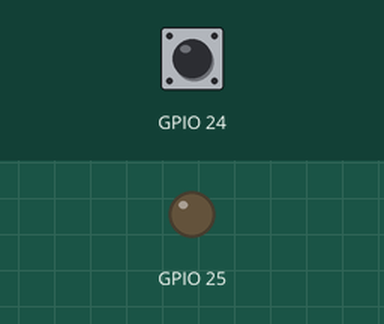
This program was run on a simulated Raspberry Pi (BCM pin numbers). Shown: output pins drawn as LEDs (lit = HIGH). The test bench sets the inputs (shaded band); at power-on: GPIO 24 LOW.

Above: at 1.2 s.
1.3 s: GPIO 24 pulled HIGH for 0.15 s
At 1.37 s:
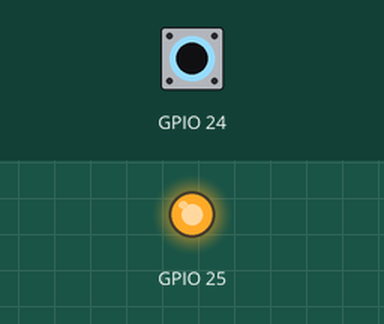
2.9 s: GPIO 24 pulled HIGH for 3.2 s
At 7.2 s:
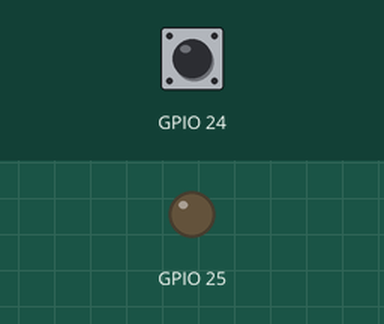
Timing chart, 0 to 8.7 s (numbered marks = the images above; inputs shaded):
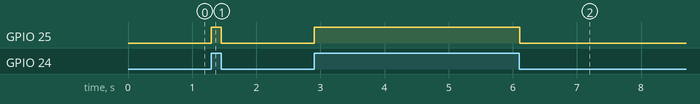

Measured:
- after the input at 1.3 s, GPIO 25: LOW → HIGH at once, → LOW 0.15 s later
- after the input at 2.9 s, GPIO 25: LOW → HIGH at once, → LOW 3.2 s later

The program:

pulldown.py
```python
import RPi.GPIO as GPIO
from time import sleep

GPIO.setmode(GPIO.BCM)
GPIO.setup(25, GPIO.OUT)
GPIO.setup(24, GPIO.IN, pull_up_down=GPIO.PUD_DOWN)

try:
    while True:
        if GPIO.input(24) == GPIO.HIGH:
            GPIO.output(25, GPIO.HIGH)
        else:
            GPIO.output(25, GPIO.LOW)
        sleep(0.01) # you need a lot of memory if you don't use sleep.

except KeyboardInterrupt:
    pass

GPIO.cleanup()
```
